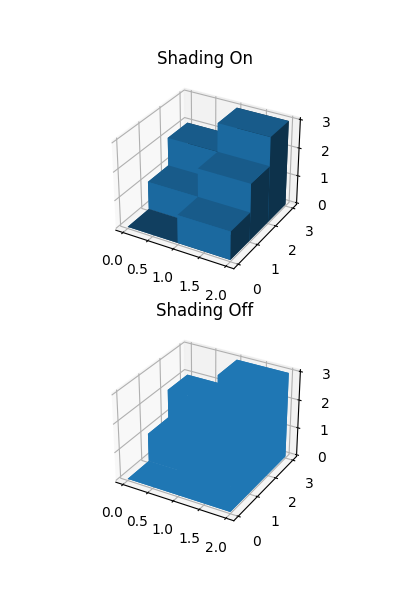

Here is the Python script that generated this plot:
import numpy as np
import matplotlib.pyplot as plt
from mpl_toolkits.mplot3d import Axes3D

x = np.arange(2)
y = np.arange(3)
x2d, y2d = np.meshgrid(x, y)
x, y = x2d.ravel(), y2d.ravel()
z = np.zeros_like(x)
dz = x + y

fig = plt.figure(figsize=(4, 6))
ax1 = fig.add_subplot(2, 1, 1, projection='3d')
ax1.bar3d(x, y, z, 1, 1, dz, shade=True)
ax1.set_title('Shading On')

ax2 = fig.add_subplot(2, 1, 2, projection='3d')
ax2.bar3d(x, y, z, 1, 1, dz, shade=False)
ax2.set_title('Shading Off')

plt.show()
